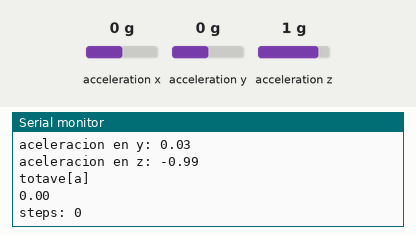
The sketch below on a simulated Arduino Uno, built with avr-gcc and run on an emulated ATmega328P. Shown: the last lines printed to the serial monitor. Wiring (inferred from the names in the program): ADXL345 accelerometer at I2C address 0x53. The inputs (shaded band) are chosen by the test bench; at power-on: acceleration x 0 g, acceleration y 0 g, acceleration z 1 g.

Above: at 1.8 s.
1.9 s: acceleration x set to -1.4 g
At 2.45 s:
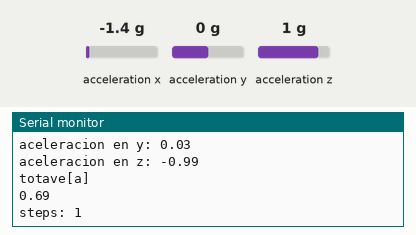
3.4 s: acceleration y set to -1.4 g
At 3.47 s:
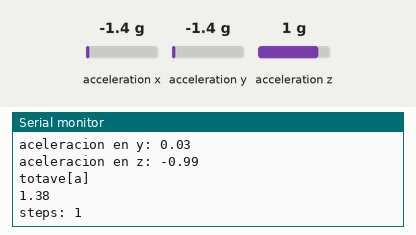
4.9 s: acceleration z set to -1.4 g
At 4.99 s:
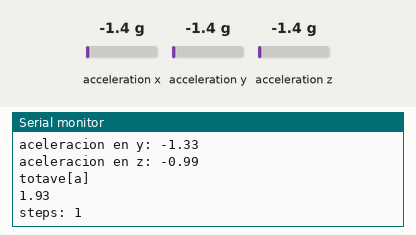
Timing chart, 0 to 7.9 s (numbered marks = the images above; inputs shaded):
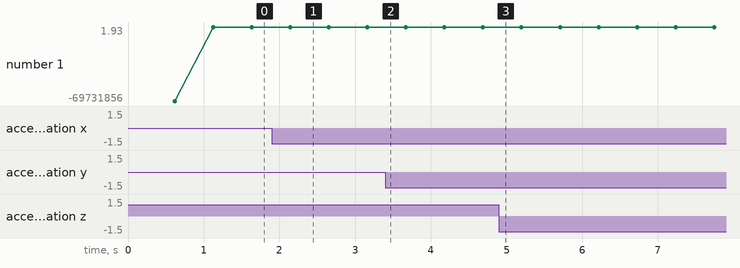

The sketch:

Arduino2.ino
```cpp
#include <Wire.h>  // Wire library - used for I2C communication
#include <SoftwareSerial.h>
SoftwareSerial arduino1(6, 7); // (Rx,Tx) ---------------------------------pin ditital 3 y 4

int ADXL345 = 0x53; // The ADXL345 sensor I2C address
float X_out, Y_out, z_out;  // Outputs

#define offsetX   6.5//8.5       // OFFSET values
#define offsetY   -7//-4
#define offsetZ   8//-4

#define gainX     259.5//0.87     // GAIN factors
#define gainY     264//0.41
#define gainZ     250//0.41


float threshold = 0.45; // redefinir el umbral para cambiar
float xval[100] = {0};
float yval[100] = {0};
float zval[100] = {0};
float xavg, yavg, zavg;
int steps, flag = 0;

void setup() {
  Serial.begin(57600); // Initiate serial communication for printing the results on the Serial monitor
  arduino1.begin(115200);
  Wire.begin(); // Initiate the Wire library
  // Set ADXL345 in measuring mode
  Wire.beginTransmission(ADXL345); // Start communicating with the device
  Wire.write(0x2D); // Access/ talk to POWER_CTL Register - 0x2D
  // Enable measurement
  Wire.write(8); // (8dec -> 0000 1000 binary) Bit D3 High for measuring enable
  Wire.endTransmission();
  calibrate();
}

void loop()
{
  int acc = 0;
  float totvect[100] = {0};
  float totave[100] = {0};
  float xaccl[100] = {0};
  float yaccl[100] = {0};
  float zaccl[100] = {0};
  for (int a = 0; a < 100; a++)
  {
    xaccl[a] = aceleracionX();
    ///*
    Serial.print("aceleracion en x: ");
    Serial.println(xaccl[a]);
    delay(1);
    //*/
    yaccl[a] = aceleracionY();
    ///*
    Serial.print("aceleracion en y: ");
    Serial.println(yaccl[a]);
    delay(1);
    //*/
    zaccl[a] = aceleracionZ() / -1;
    ///*
    Serial.print("aceleracion en z: ");
    Serial.println(zaccl[a]);
    delay(1);
    //*/
    totvect[a] = sqrt(((xaccl[a] - xavg) * (xaccl[a] - xavg)) + ((yaccl[a] - yavg) * (yaccl[a] - yavg)) + ((zval[a] - zavg) * (zval[a] - zavg)));
    totave[a] = (totvect[a] + totvect[a - 1]) / 2 ;
    ///*
    Serial.println("totave[a]");
    Serial.println(totave[a]);
    //delay(100);
    //*/
    if (totave[a] > threshold && flag == 0)
    {
      steps = steps + 1;
      flag = 1;
    }
    if (totave[a] < threshold   && flag == 1)
    {
      flag = 0;
    }
    Serial.print("\nsteps: ");
    Serial.println(steps);
    arduino1.println(steps);
    delay(500);
  }
}
void calibrate()
{
  float sum = 0;
  float sum1 = 0;
  float sum2 = 0;
  for (int i = 0; i < 100; i++) {
    xval[i] = aceleracionX();
    sum = xval[i] + sum;
  }
  delay(100);
  xavg = sum / 100.0;
  for (int j = 0; j < 100; j++)
  {
    yval[j] = aceleracionY();
    sum1 = yval[j] + sum1;
  }
  yavg = sum1 / 100.0;
  delay(100);
  for (int q = 0; q < 100; q++)
  {
    zval[q] = aceleracionZ();
    sum2 = zval[q] + sum2;
  }
  zavg = sum2 / 100.0;
  delay(100);
}

float aceleracionX()
{
    Wire.beginTransmission(ADXL345);
    Wire.write(0x32); // Start with register 0x32 (ACCEL_XOUT_H)
    Wire.endTransmission(false);
    Wire.requestFrom(ADXL345, 6, true); // Read 6 registers total, each axis value is stored in 2 registers
    X_out = ( Wire.read()| Wire.read() << 8); // X-axis value
    Y_out = ( Wire.read()| Wire.read() << 8); // Y-axis value
    z_out = ( Wire.read()| Wire.read() << 8); // Z-axis value
    return (X_out - offsetX)/gainX ;//*1000;//-0.01;
}
float aceleracionY()
{
    Wire.beginTransmission(ADXL345);
    Wire.write(0x32); // Start with register 0x32 (ACCEL_XOUT_H)
    Wire.endTransmission(false);
    Wire.requestFrom(ADXL345, 6, true); // Read 6 registers total, each axis value is stored in 2 registers
    X_out = ( Wire.read()| Wire.read() << 8); // X-axis value
    Y_out = ( Wire.read()| Wire.read() << 8); // Y-axis value
    z_out = ( Wire.read()| Wire.read() << 8); // Z-axis value
    return (Y_out - offsetY)/gainY ;//*1000;//+ 0.04;
}
float aceleracionZ()
{
    Wire.beginTransmission(ADXL345);
    Wire.write(0x32); // Start with register 0x32 (ACCEL_XOUT_H)
    Wire.endTransmission(false);
    Wire.requestFrom(ADXL345, 6, true); // Read 6 registers total, each axis value is stored in 2 registers
    X_out = ( Wire.read()| Wire.read() << 8); // X-axis value
    Y_out = ( Wire.read()| Wire.read() << 8); // Y-axis value
    z_out = ( Wire.read()| Wire.read() << 8); // Z-axis value
    return (z_out - offsetZ)/gainZ ;//*1000;//+ 0.04;
}
```

Measured:
- after the input at 1.9 s, the serial monitor: prints a new line after 0.23 s (image 1)
- plotted number 1: 0 → 1.38 after the input at 1.9 s, 1.38 → 1.93 after the input at 3.4 s
